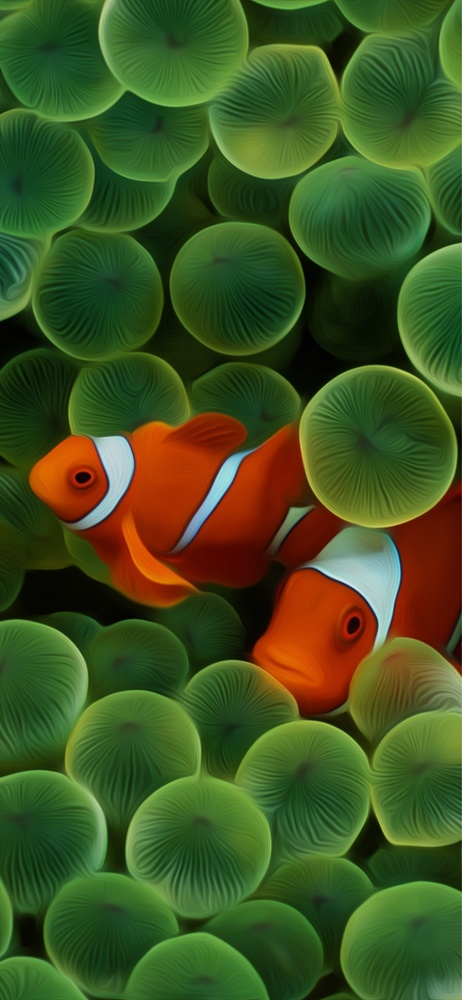
#> input picture image.jpg, 462 x 1000 px, shrunk from 946 x 2048 before the run
$ python color_kmeans.py --image image.jpg --clusters 3 --output out.png
#> lines starting #> are read from the running program, lines starting #| are printed output that depends on the picture
### utils.py
# imports
import numpy
import cv2

def centroid_histogram(clt):
    # grab the number of different clusters and create a histogram
    # based on the number of pixels assigned to each cluster
    numLabels = numpy.arange(0, len(numpy.unique(clt.labels_)) + 1)
    (hist, _) = numpy.histogram(clt.labels_, bins = numLabels)

    # normalize the histogram such that it sums to one
    hist = hist.astype("float")
    hist /= hist.sum()

    # return the histogram
    return hist

def plot_colors(hist, centroids):
    # initialize the bar chart representing the relative frequency
    # of each of the colors
    bar = numpy.zeros((50, 300, 3), dtype = "uint8")
    startX = 0

    # loop over the precentage of each cluster and the color of each cluster
    for (percent, color) in zip(hist, centroids):
        # plot the relative percentage of each cluster
        endX = startX + (percent * 300)
        cv2.rectangle(bar, (int(startX), 0), (int(endX), 50), color.astype("uint8").tolist(), -1)
        startX = endX

    # return the bar chart
    return bar

### color_kmeans.py
# imports
from sklearn.cluster import KMeans
import matplotlib.pyplot as plt
import argparse
import utils
import cv2

# arguments parser
ap = argparse.ArgumentParser()
ap.add_argument("-i", "--image", required = True, help = "Path to image")
ap.add_argument("-c", "--clusters", required = True, type = int, help = "Amount of clusters")
ap.add_argument("-o", "--output", required = True, help = "Path to output")
args = vars(ap.parse_args())

# load image and convert it to rgb for matplotlib
image = cv2.imread(args["image"])
#> image is the input picture: shape (1000, 462, 3); mean B, G, R 32.5, 83.6, 63
image = cv2.cvtColor(image, cv2.COLOR_BGR2RGB)

# reshape the image into a list of pixels
image = image.reshape((image.shape[0] * image.shape[1], 3))

# cluster the pixel intensities
clt = KMeans(n_clusters = args["clusters"])
clt.fit(image)

# build a histogram of clusters and then create a figure
# representing the number of pixels labeled to each color
hist = utils.centroid_histogram(clt)
bar = utils.plot_colors(hist, clt.cluster_centers_)
#> after the loop in plot_colors, `for (percent, color) in zip(hist, centroids):`:
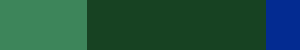
#> bar: shape (50, 300, 3); mean of channels 0, 1, 2 62.8, 82.8, 31.8; drawn as B, G, R

# output image
bar = cv2.cvtColor(bar, cv2.COLOR_RGB2BGR)
output = cv2.imwrite(args["output"], bar)
